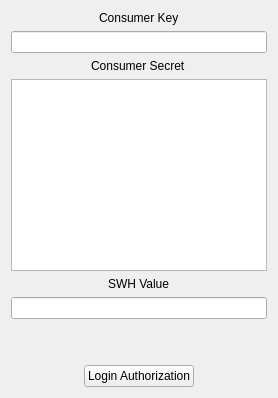
                <widget class="QWidget" name="tab_11">
                 <attribute name="title">
                  <string>Authorization verification</string>
                 </attribute>
                 <layout class="QVBoxLayout" name="verticalLayout_40">
                  <item>
                   <layout class="QVBoxLayout" name="verticalLayout_26">
                    <item>
                     <layout class="QVBoxLayout" name="verticalLayout_27">
                      <item>
                       <layout class="QVBoxLayout" name="verticalLayout_28">
                        <item alignment="Qt::AlignHCenter">
                         <widget class="QLabel" name="label_31">
                          <property name="text">
                           <string>Consumer Key</string>
                          </property>
                         </widget>
                        </item>
                        <item>
                         <widget class="QLineEdit" name="lineEdit_empower_key"/>
                        </item>
                       </layout>
                      </item>
                     </layout>
                    </item>
                    <item>
                     <layout class="QVBoxLayout" name="verticalLayout_30">
                      <item alignment="Qt::AlignHCenter">
                       <widget class="QLabel" name="label_32">
                        <property name="text">
                         <string>Consumer Secret</string>
                        </property>
                       </widget>
                      </item>
                      <item>
                       <widget class="QTextEdit" name="textEdit_empower_secret"/>
                      </item>
                      <item>
                       <layout class="QVBoxLayout" name="verticalLayout_29">
                        <item alignment="Qt::AlignHCenter">
                         <widget class="QLabel" name="label_28">
                          <property name="text">
                           <string>SWH Value</string>
                          </property>
                         </widget>
                        </item>
                        <item>
                         <widget class="QLineEdit" name="lineEdit_empower_SWH"/>
                        </item>
                        <item>
                         <spacer name="verticalSpacer_22">
                          <property name="orientation">
                           <enum>Qt::Vertical</enum>
                          </property>
                          <property name="sizeHint" stdset="0">
                           <size>
                            <width>20</width>
                            <height>40</height>
                           </size>
                          </property>
                         </spacer>
                        </item>
                       </layout>
                      </item>
                      <item alignment="Qt::AlignHCenter">
                       <widget class="QPushButton" name="pushButton_empower">
                        <property name="text">
                         <string>Login Authorization</string>
                        </property>
                       </widget>
                      </item>
                     </layout>
                    </item>
                   </layout>
                  </item>
                 </layout>
                </widget>
